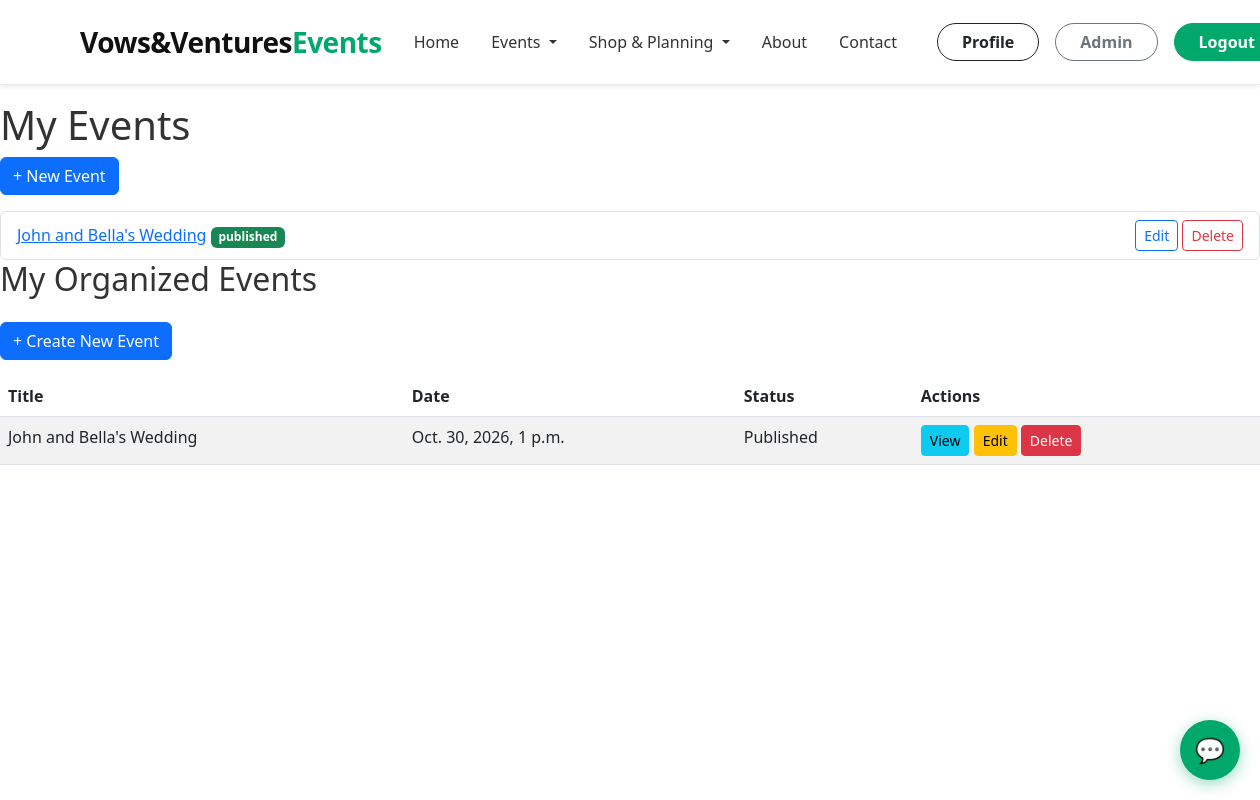
The app's page /my-events/ (signed in), older data.
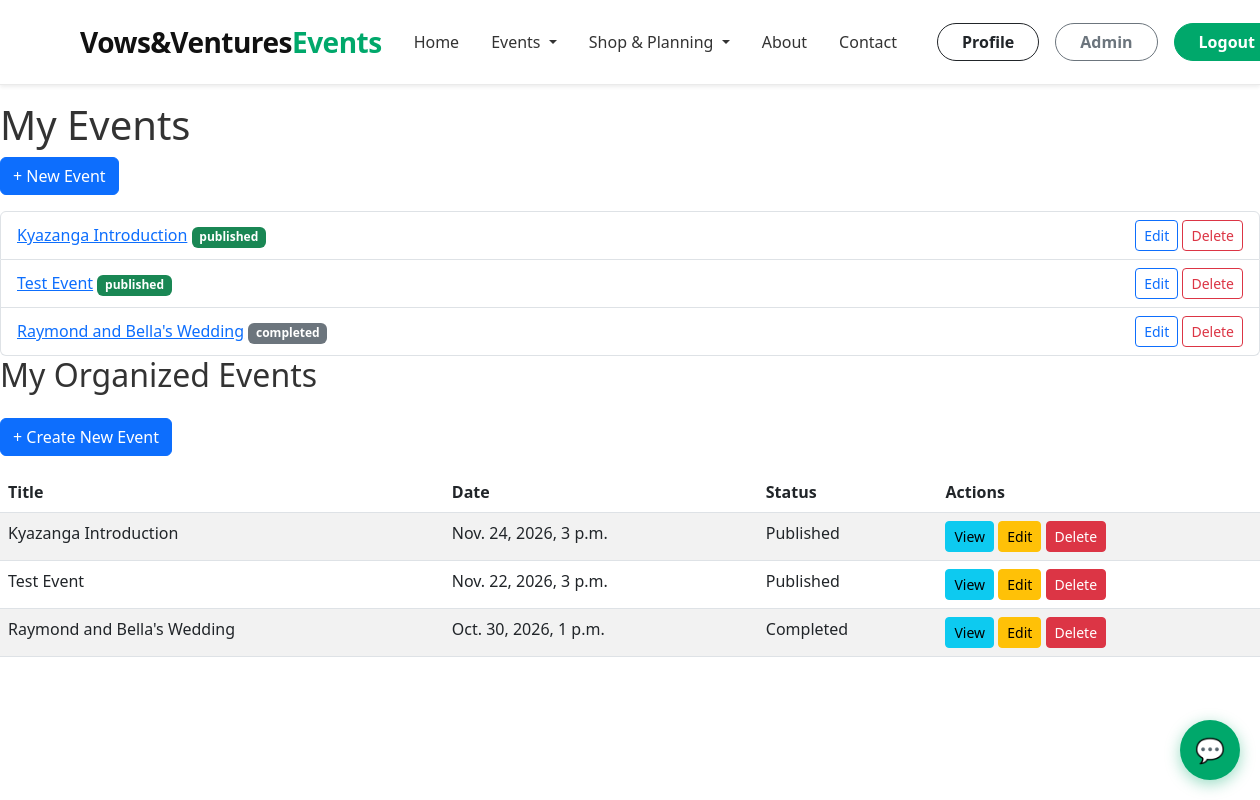
The same page, newer data.
### EventLaunch/models.py (models this page shows, shortened)
class Event(models.Model):
    STATUS_CHOICES = [
        ('draft', 'Draft'),
        ('published', 'Published'),
        ('cancelled', 'Cancelled'),
        ('completed', 'Completed'),
    ]
    title = models.CharField(max_length=200)
    slug = models.SlugField(max_length=200, unique=True, blank=True)
    description = models.TextField()
    category = models.ForeignKey(Category, on_delete=models.SET_NULL, null=True, related_name='events')
    organizer = models.ForeignKey(User, on_delete=models.CASCADE, related_name='organized_events')
    venue = models.CharField(max_length=200)
    start_date = models.DateTimeField()
    end_date = models.DateTimeField()
    capacity = models.PositiveIntegerField(default=100)
    price = models.DecimalField(max_digits=8, decimal_places=2, default=0.00)
    image = models.ImageField(upload_to='events/', blank=True, null=True)
    status = models.CharField(max_length=20, choices=STATUS_CHOICES, default='draft')
    created_at = models.DateTimeField(auto_now_add=True)
    updated_at = models.DateTimeField(auto_now=True)
    class Meta:
        ordering = ['-start_date']

### EventLaunch/views.py (the view)
# urls.py: path('my-events/', views.my_events, name='my_events'),
@login_required
def my_events(request):
    events = Event.objects.filter(organizer=request.user).order_by('-start_date')
    return render(request, 'events/my_events.html', {'events': events})

### templates/events/my_events.html
{% extends 'base.html' %}
{% block content %}
<h1>My Events</h1>
<a href="{% url 'event_create' %}" class="btn btn-primary mb-3">+ New Event</a>
<ul class="list-group">
  {% for e in events %}
    <li class="list-group-item d-flex justify-content-between align-items-center">
      <div>
        <a href="{% url 'event_detail' e.slug %}">{{ e.title }}</a>
        <span class="badge {% if e.status == 'published' %}bg-success{% else %}bg-secondary{% endif %}">
          {{ e.status }}
        </span>
      </div>
      <div>
        <a href="{% url 'event_update' e.slug %}" class="btn btn-sm btn-outline-primary">Edit</a>
        <a href="{% url 'event_delete' e.slug %}" class="btn btn-sm btn-outline-danger">Delete</a>
      </div>
    </li>
  {% empty %}
    <li class="list-group-item">You have no events yet.</li>
  {% endfor %}
</ul>
<h2>My Organized Events</h2>
<a href="{% url 'event_create' %}" class="btn btn-primary my-3">+ Create New Event</a>
<table class="table table-striped">
  <thead>
    <tr><th>Title</th><th>Date</th><th>Status</th><th>Actions</th></tr>
  </thead>
  <tbody>
    {% for event in events %}
      <tr>
        <td>{{ event.title }}</td>
        <td>{{ event.start_date }}</td>
        <td>{{ event.get_status_display }}</td>
        <td>
          <a href="{% url 'event_detail' event.slug %}" class="btn btn-sm btn-info">View</a>
          <a href="{% url 'event_update' event.slug %}" class="btn btn-sm btn-warning">Edit</a>
          <a href="{% url 'event_delete' event.slug %}" class="btn btn-sm btn-danger">Delete</a>
        </td>
      </tr>
    {% empty %}
      <tr><td colspan="4">You haven't created any events yet.</td></tr>
    {% endfor %}
  </tbody>
</table>
{% endblock %}

Row changes from the older to the newer data that the page shows:
added Event: title "Kyazanga Introduction", status "published", start_date "Nov. 24, 2026, 3 p.m.", status "Published"
added Event: title "Test Event", status "published", start_date "Nov. 22, 2026, 3 p.m.", status "Published"
changed Event: title "John and Bella's Wedding" → "Raymond and Bella's Wedding"; status "published" → "completed"; status "Published" → "Completed"
